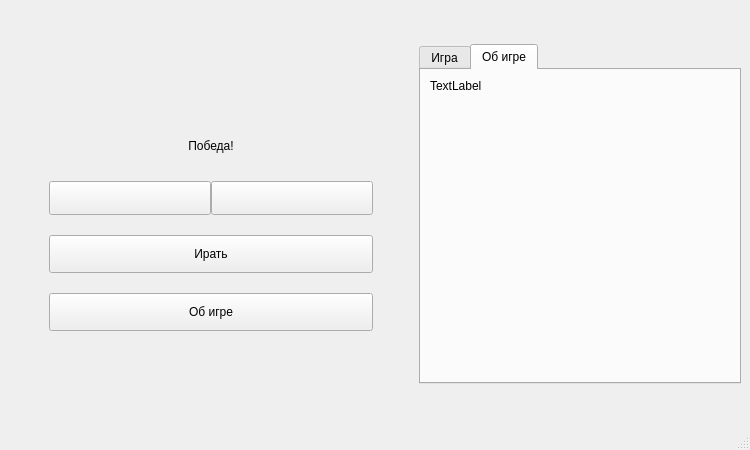
<?xml version="1.0" encoding="UTF-8"?>
<ui version="4.0">
 <class>Window</class>
 <widget class="QMainWindow" name="Window">
  <property name="geometry">
   <rect>
    <x>0</x>
    <y>0</y>
    <width>750</width>
    <height>450</height>
   </rect>
  </property>
  <property name="minimumSize">
   <size>
    <width>600</width>
    <height>0</height>
   </size>
  </property>
  <property name="maximumSize">
   <size>
    <width>750</width>
    <height>450</height>
   </size>
  </property>
  <property name="windowTitle">
   <string>Window</string>
  </property>
  <property name="windowIcon">
   <iconset resource="resourses.qrc">
    <normaloff>:/resourses/images/title_ico.png</normaloff>:/resourses/images/title_ico.png</iconset>
  </property>
  <property name="styleSheet">
   <string notr="true"/>
  </property>
  <widget class="QWidget" name="centralwidget">
   <property name="minimumSize">
    <size>
     <width>630</width>
     <height>0</height>
    </size>
   </property>
   <layout class="QHBoxLayout" name="horizontalLayout_3">
    <item>
     <spacer name="horizontalSpacer">
      <property name="orientation">
       <enum>Qt::Horizontal</enum>
      </property>
      <property name="sizeType">
       <enum>QSizePolicy::Fixed</enum>
      </property>
      <property name="sizeHint" stdset="0">
       <size>
        <width>40</width>
        <height>20</height>
       </size>
      </property>
     </spacer>
    </item>
    <item>
     <layout class="QVBoxLayout" name="verticalLayout">
      <property name="spacing">
       <number>20</number>
      </property>
      <item>
       <spacer name="verticalSpacer">
        <property name="orientation">
         <enum>Qt::Vertical</enum>
        </property>
        <property name="sizeHint" stdset="0">
         <size>
          <width>20</width>
          <height>40</height>
         </size>
        </property>
       </spacer>
      </item>
      <item>
       <widget class="QLabel" name="label">
        <property name="text">
         <string/>
        </property>
        <property name="pixmap">
         <pixmap resource="resourses.qrc">:/resourses/images/name.png</pixmap>
        </property>
        <property name="alignment">
         <set>Qt::AlignCenter</set>
        </property>
       </widget>
      </item>
      <item>
       <widget class="QLabel" name="MassegLabel">
        <property name="sizePolicy">
         <sizepolicy hsizetype="Preferred" vsizetype="Fixed">
          <horstretch>0</horstretch>
          <verstretch>0</verstretch>
         </sizepolicy>
        </property>
        <property name="minimumSize">
         <size>
          <width>0</width>
          <height>30</height>
         </size>
        </property>
        <property name="styleSheet">
         <string notr="true"/>
        </property>
        <property name="text">
         <string>Победа!</string>
        </property>
        <property name="alignment">
         <set>Qt::AlignCenter</set>
        </property>
       </widget>
      </item>
      <item>
       <layout class="QHBoxLayout" name="horizontalLayout_2">
        <property name="spacing">
         <number>0</number>
        </property>
        <item>
         <widget class="QPushButton" name="LeftButton">
          <property name="minimumSize">
           <size>
            <width>0</width>
            <height>34</height>
           </size>
          </property>
          <property name="text">
           <string/>
          </property>
         </widget>
        </item>
        <item>
         <widget class="QPushButton" name="RightButton">
          <property name="minimumSize">
           <size>
            <width>0</width>
            <height>34</height>
           </size>
          </property>
          <property name="text">
           <string/>
          </property>
         </widget>
        </item>
       </layout>
      </item>
      <item>
       <widget class="QPushButton" name="startButton">
        <property name="minimumSize">
         <size>
          <width>0</width>
          <height>38</height>
         </size>
        </property>
        <property name="text">
         <string>Ирать</string>
        </property>
       </widget>
      </item>
      <item>
       <widget class="QPushButton" name="aboutButton">
        <property name="minimumSize">
         <size>
          <width>0</width>
          <height>38</height>
         </size>
        </property>
        <property name="text">
         <string>Об игре</string>
        </property>
       </widget>
      </item>
      <item>
       <spacer name="verticalSpacer_2">
        <property name="orientation">
         <enum>Qt::Vertical</enum>
        </property>
        <property name="sizeHint" stdset="0">
         <size>
          <width>20</width>
          <height>40</height>
         </size>
        </property>
       </spacer>
      </item>
     </layout>
    </item>
    <item>
     <spacer name="horizontalSpacer_2">
      <property name="orientation">
       <enum>Qt::Horizontal</enum>
      </property>
      <property name="sizeType">
       <enum>QSizePolicy::Fixed</enum>
      </property>
      <property name="sizeHint" stdset="0">
       <size>
        <width>40</width>
        <height>20</height>
       </size>
      </property>
     </spacer>
    </item>
    <item>
     <widget class="QTabWidget" name="tabWidget">
      <property name="sizePolicy">
       <sizepolicy hsizetype="Fixed" vsizetype="Fixed">
        <horstretch>0</horstretch>
        <verstretch>0</verstretch>
       </sizepolicy>
      </property>
      <property name="minimumSize">
       <size>
        <width>322</width>
        <height>322</height>
       </size>
      </property>
      <property name="maximumSize">
       <size>
        <width>322</width>
        <height>340</height>
       </size>
      </property>
      <property name="styleSheet">
       <string notr="true"/>
      </property>
      <property name="currentIndex">
       <number>1</number>
      </property>
      <widget class="QWidget" name="tab">
       <attribute name="title">
        <string>Игра</string>
       </attribute>
       <layout class="QGridLayout" name="gridLayout">
        <property name="leftMargin">
         <number>5</number>
        </property>
        <property name="topMargin">
         <number>5</number>
        </property>
        <property name="rightMargin">
         <number>5</number>
        </property>
        <property name="bottomMargin">
         <number>5</number>
        </property>
        <property name="spacing">
         <number>5</number>
        </property>
        <item row="0" column="0">
         <widget class="QPushButton" name="pushButton_0_0">
          <property name="minimumSize">
           <size>
            <width>100</width>
            <height>100</height>
           </size>
          </property>
          <property name="text">
           <string/>
          </property>
         </widget>
        </item>
        <item row="0" column="1">
         <widget class="QPushButton" name="pushButton_0_1">
          <property name="minimumSize">
           <size>
            <width>100</width>
            <height>100</height>
           </size>
          </property>
          <property name="text">
           <string/>
          </property>
         </widget>
        </item>
        <item row="0" column="2">
         <widget class="QPushButton" name="pushButton_0_2">
          <property name="minimumSize">
           <size>
            <width>100</width>
            <height>100</height>
           </size>
          </property>
          <property name="text">
           <string/>
          </property>
         </widget>
        </item>
        <item row="1" column="2">
         <widget class="QPushButton" name="pushButton_1_2">
          <property name="minimumSize">
           <size>
            <width>100</width>
            <height>100</height>
           </size>
          </property>
          <property name="text">
           <string/>
          </property>
         </widget>
        </item>
        <item row="1" column="1">
         <widget class="QPushButton" name="pushButton_1_1">
          <property name="minimumSize">
           <size>
            <width>100</width>
            <height>100</height>
           </size>
          </property>
          <property name="styleSheet">
           <string notr="true"/>
          </property>
          <property name="text">
           <string/>
          </property>
         </widget>
        </item>
        <item row="2" column="0">
         <widget class="QPushButton" name="pushButton_2_0">
          <property name="minimumSize">
           <size>
            <width>100</width>
            <height>100</height>
           </size>
          </property>
          <property name="text">
           <string/>
          </property>
         </widget>
        </item>
        <item row="2" column="2">
         <widget class="QPushButton" name="pushButton_2_2">
          <property name="minimumSize">
           <size>
            <width>100</width>
            <height>100</height>
           </size>
          </property>
          <property name="text">
           <string/>
          </property>
         </widget>
        </item>
        <item row="2" column="1">
         <widget class="QPushButton" name="pushButton_2_1">
          <property name="minimumSize">
           <size>
            <width>100</width>
            <height>100</height>
           </size>
          </property>
          <property name="styleSheet">
           <string notr="true">QPushButton:hover{
	color::rgb(170, 255, 255)
}</string>
          </property>
          <property name="text">
           <string/>
          </property>
         </widget>
        </item>
        <item row="1" column="0">
         <widget class="QPushButton" name="pushButton_1_0">
          <property name="minimumSize">
           <size>
            <width>100</width>
            <height>100</height>
           </size>
          </property>
          <property name="text">
           <string/>
          </property>
         </widget>
        </item>
       </layout>
      </widget>
      <widget class="QWidget" name="tab_2">
       <attribute name="title">
        <string>Об игре</string>
       </attribute>
       <layout class="QVBoxLayout" name="verticalLayout_2">
        <item>
         <widget class="QLabel" name="label_3">
          <property name="text">
           <string>TextLabel</string>
          </property>
          <property name="alignment">
           <set>Qt::AlignLeading|Qt::AlignLeft|Qt::AlignTop</set>
          </property>
          <property name="wordWrap">
           <bool>true</bool>
          </property>
         </widget>
        </item>
       </layout>
      </widget>
     </widget>
    </item>
   </layout>
  </widget>
  <widget class="QMenuBar" name="menubar">
   <property name="geometry">
    <rect>
     <x>0</x>
     <y>0</y>
     <width>750</width>
     <height>26</height>
    </rect>
   </property>
  </widget>
  <widget class="QStatusBar" name="statusbar"/>
 </widget>
 <resources>
  <include location="resourses.qrc"/>
 </resources>
 <connections/>
</ui>
